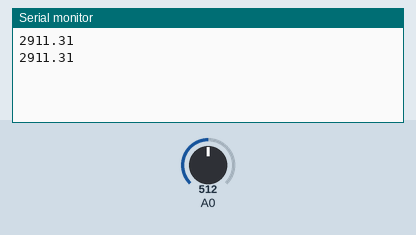
This sketch was run on a simulated Arduino Uno, built with avr-gcc and run on an emulated ATmega328P. Shown: the last lines printed to the serial monitor. The inputs (shaded band) are chosen by the test bench; at power-on: A0 = 512.

Above: at 2.3 s.
2.4 s: A0 set to 716
At 4.2 s:
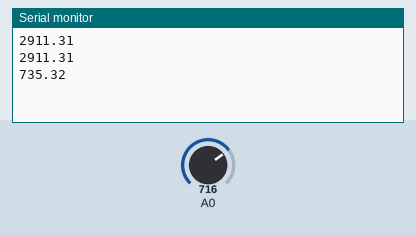
4.5 s: A0 set to 900
At 5.3 s:
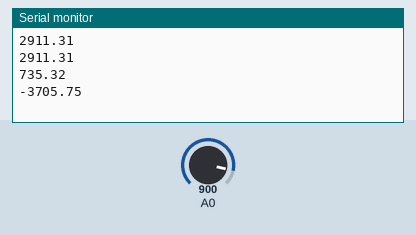
Timing chart, 0 to 7.5 s (numbered marks = the images above; inputs shaded):
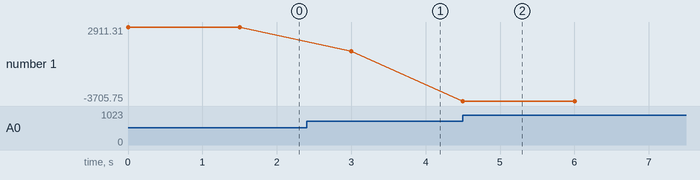

The sketch:

WaterArd.ino
```cpp
void setup() {
  // put your setup code here, to run once:
  Serial.begin(9600);

}

void loop() {
  // put your main code here, to run repeatedly:
  int turbidity = analogRead(A0);
  float vo = turbidity*(5.0/1024.0)*1.14;
  float ntu ;
  if(vo < 2.5){
      ntu = 3000;
    }else{
      ntu = -1120.4*square(vo)+5742.3*vo-4353.8;
    }
  Serial.println(ntu);
  delay(1500);
}
```

Measured:
- after the input at 2.4 s, the serial monitor: prints a new line after 0.60 s (image 1)
- after the input at 4.5 s, the serial monitor: prints a new line at once (image 2)
- plotted number 1: 2911.31 → 735.32 after the input at 2.4 s, 735.32 → -3705.75 after the input at 4.5 s
